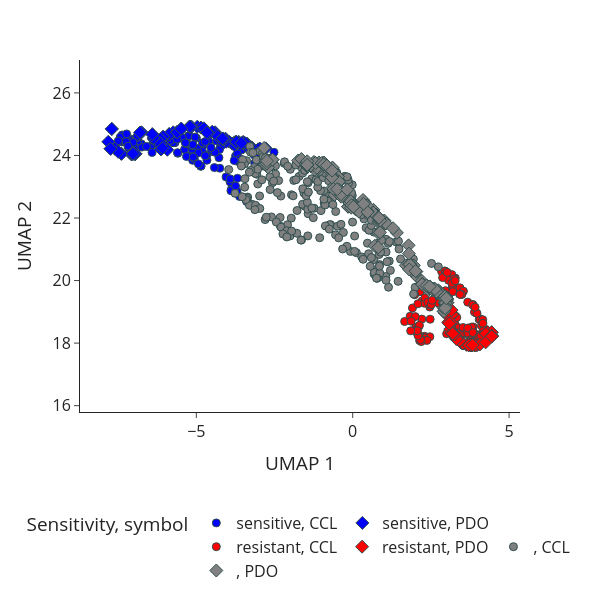

Write notebook code for a chart like this one.
### Code cell
fig = px.scatter(Z_all,
                 x=0,
                 y=1,
                 color=response_color,
                 symbol=model_type,
                 height=600,
                 width=600,
                 # opacity=0.5,
                 color_discrete_map=color_map_sensitivity,
                 # category_orders={"color": category_order},
                 # hover_data=[cline_pathways] ,
                 template="simple_white",
                #  title= "Embedding with blood cancers",
                 labels={"0": "UMAP 1",
                        "1": "UMAP 2",
                        "color" : "Sensitivity"
                       },
               )

fig.update_traces(
    marker=dict(
        size=8,
        line=dict(width=1, color="DarkSlateGrey")
    )
)


fig.update_traces(
    marker=dict(size=10, line=dict(width=1)),
    selector=dict(marker_symbol="diamond")
)
fig.update_layout(font=dict(size=16))
fig.update_yaxes(scaleanchor="x")
fig.update_layout(
    showlegend=True,
    legend=dict(
        orientation="h",           # horizontal layout
        yanchor="bottom",
        y=-0.5,                    # move it below the plot
        xanchor="center",
        x=0.5                      # center it horizontally
    )
)
